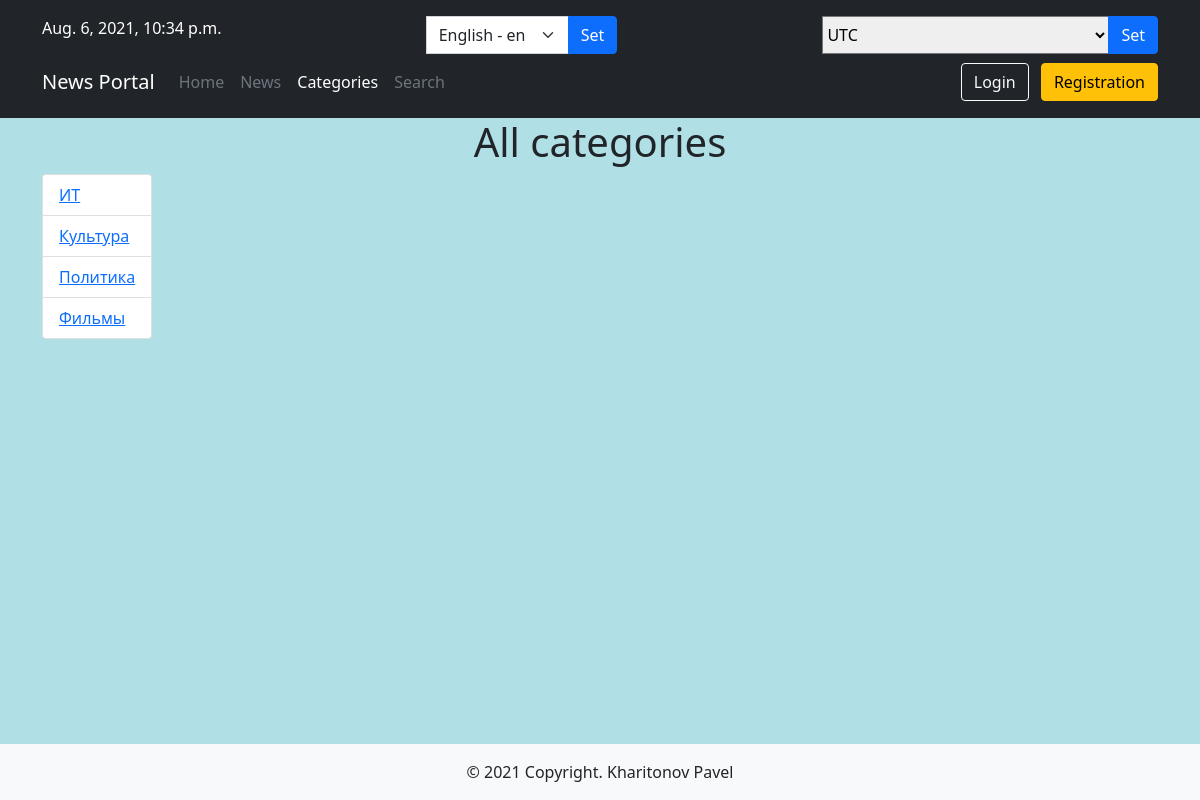
The app's page /news/categories/ with its own data.
### news/models.py (models this page shows, shortened)
class Category(models.Model):
    category = models.CharField(max_length=255, unique=True, verbose_name=_('Title'))
    subscribers = models.ManyToManyField(User, verbose_name=_('Subscribers'), blank=True, null=True)
    class Meta:
        verbose_name = _('Category')
        verbose_name_plural = _('Categories')

### news/views.py (the view)
# urls.py: path('categories/', CategoriesListView.as_view(), name='categories_list'),
class CategoriesListView(ListView):
    template_name = 'news/categories.html'
    context_object_name = 'categories'
    queryset = Category.objects.all()

### news/templatetags/custom_tags.py (called while the page is built)
@register.simple_tag(name='is_not_author', takes_context=True)
def is_not_author(context):
    request = context["request"]
    is_not_author = not request.user.groups.filter(name='authors').exists()
    return is_not_author

@register.simple_tag(name='get_current_time')
def get_current_time():
    return timezone.now()

@register.simple_tag(name='get_timezones')
def get_timezones():
    return pytz.common_timezones

### news/templates/news/categories.html (shortened to what this page needs)
{% extends 'default.html' %}
{% load i18n %}
{% block content %}
<h1 class="text-center">{% trans "All categories" %}</h1>
  {% if categories %}
<div class="card-group text-left">
  <ul class="list-group">
  {% for category in categories %}
    <li class="list-group-item list-group-item-action">
      <a href="{% url 'categories_list' %}{{category.id}}">{{ category.category }}</a>
    </li>
  {% endfor %}
  </ul>
</div>
  {% else %}
    <div class="alert alert-primary" role="alert">
      {% trans "There are no categories yet" %}
    </div>
  {% endif %}
{% endblock content %}

### records on screen
Category: category "ИТ"
Category: category "Культура"
Category: category "Политика"
Category: category "Фильмы"

### other values on screen
{{ current_time|timezone:TIME_ZONE }} "Aug. 6, 2021, 10:34 p.m."
form field language "English - en"
form field timezone "UTC"
